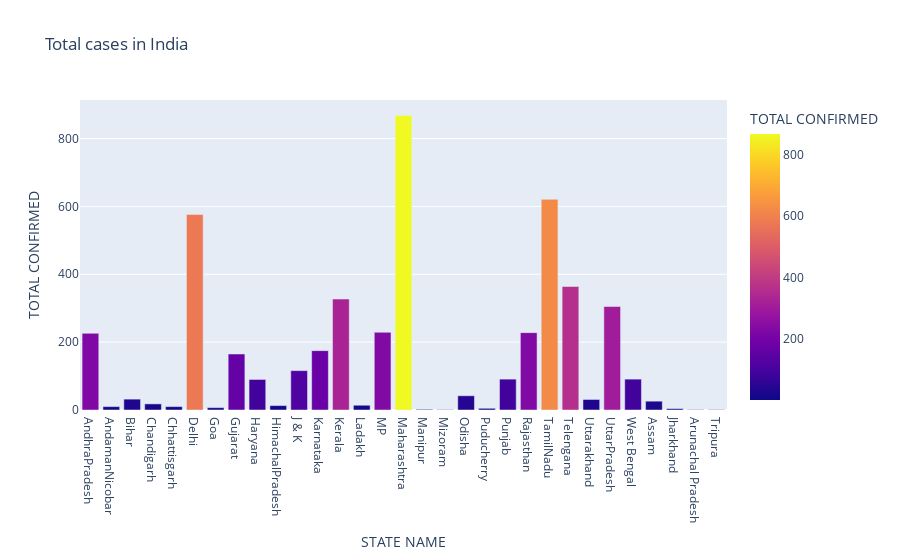

Notebook code for this chart:
### Code cell
fig=px.bar(covid_india,x="STATE NAME",y="TOTAL CONFIRMED",color='TOTAL CONFIRMED',title='Total cases in India')
fig.show()

### Figure 1 — Plotly figure (JSON) as saved in the notebook; plotly's stock layout.template omitted (floating-point values rounded to 4 significant figures)
{"data": [{"alignmentgroup": "True", "hovertemplate": "STATE NAME=%{x}<br>TOTAL CONFIRMED=%{marker.color}<extra></extra>", "legendgroup": "", "marker": {"color": [226, 10, 32, 18, 10, 576, 7, 165, 90, 13, 116, 175, 327, 14, 229, 868, 2, 1, 42, 5, 91, 228, 621, 364, 31, 305, 91, 26, 4, 1, 1], "coloraxis": "coloraxis"}, "name": "", "offsetgroup": "", "orientation": "v", "showlegend": false, "textposition": "auto", "type": "bar", "x": ["AndhraPradesh", "AndamanNicobar", "Bihar", "Chandigarh", "Chhattisgarh", "Delhi", "Goa", "Gujarat", "Haryana", "HimachalPradesh", "J & K", "Karnataka", "Kerala", "Ladakh", "MP", "Maharashtra", "Manipur", "Mizoram", "Odisha", "Puducherry", "Punjab", "Rajasthan", "TamilNadu", "Telengana", "Uttarakhand", "UttarPradesh", "West Bengal", "Assam", "Jharkhand", "Arunachal Pradesh", "Tripura"], "xaxis": "x", "y": [226, 10, 32, 18, 10, 576, 7, 165, 90, 13, 116, 175, 327, 14, 229, 868, 2, 1, 42, 5, 91, 228, 621, 364, 31, 305, 91, 26, 4, 1, 1], "yaxis": "y"}], "layout": {"barmode": "relative", "coloraxis": {"colorbar": {"title": {"text": "TOTAL CONFIRMED"}}, "colorscale": [[0, "#0d0887"], [0.1111, "#46039f"], [0.2222, "#7201a8"], [0.3333, "#9c179e"], [0.4444, "#bd3786"], [0.5556, "#d8576b"], [0.6667, "#ed7953"], [0.7778, "#fb9f3a"], [0.8889, "#fdca26"], [1, "#f0f921"]]}, "legend": {"tracegroupgap": 0}, "title": {"text": "Total cases in India"}, "xaxis": {"anchor": "y", "domain": [0, 1], "title": {"text": "STATE NAME"}}, "yaxis": {"anchor": "x", "domain": [0, 1], "title": {"text": "TOTAL CONFIRMED"}}}}
